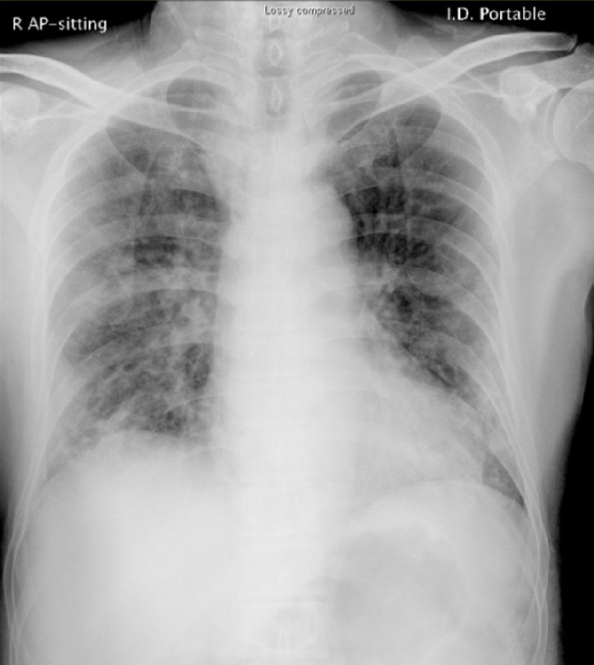
#> input picture xray_dataset_covid19/test/PNEUMONIA/ryct.2020200034.fig5-day7.jpeg, 1187 x 1330 px (shown at 1/2 size)
$ jupyter execute --allow-errors '从模型目录加载模型.ipynb'
#> lines starting #> are read from the running program, lines starting #| are printed output that depends on the picture
## 从模型目录加载模型到notebook

[cell 1]
from ads.catalog.model import ModelCatalog
from ads.common.model_artifact import ModelArtifact
from matplotlib import pyplot as plt
import numpy as np
import cv2
import os
import logging
logging.getLogger('tensorflow').disabled = True

# 下载模型
#> (the rest of this cell did not finish here and is left out)

## 用模型检测胸透图片是否有肺炎

[cell 2]
# 读取图片
img_dims = 150
imagePath='xray_dataset_covid19/test/PNEUMONIA/ryct.2020200034.fig5-day7.jpeg'
img = cv2.imread(imagePath,0)
#> img: shape (1330, 1187); min 0, max 255, mean 165.3
img = cv2.resize(img, (img_dims, img_dims))
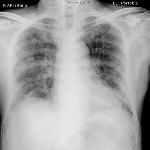
#> img: shape (150, 150); min 0, max 235, mean 165.3
img = np.dstack([img, img, img])
#> img: shape (150, 150, 3)
img = img.astype('float32') / 255
test_data = np.array([img])

# 预测结果
#> (the rest of this cell did not finish here and is left out)


$ run again, with xray_dataset_covid19/test/PNEUMONIA/ryct.2020200034.fig5-day4.jpeg copied over xray_dataset_covid19/test/PNEUMONIA/ryct.2020200034.fig5-day7.jpeg
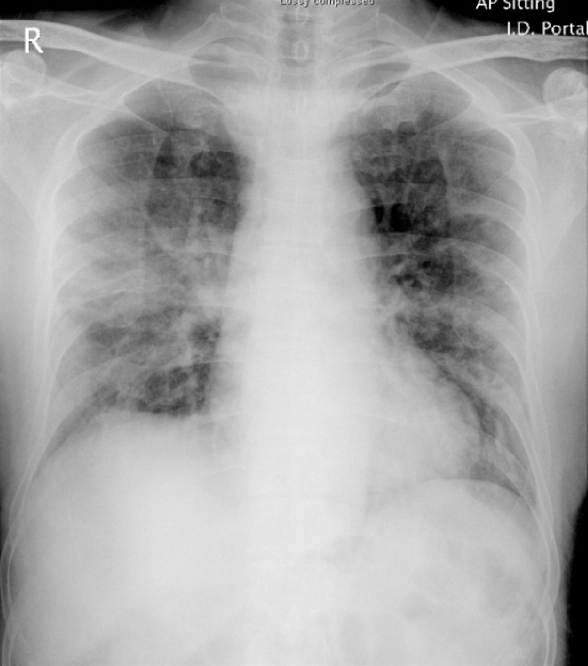
#> input picture xray_dataset_covid19/test/PNEUMONIA/ryct.2020200034.fig5-day4.jpeg, 1175 x 1332 px (shown at 1/2 size)
#> img is the input picture: shape (1332, 1175); min 0, max 255, mean 167.3
#> `img = cv2.resize(img, (img_dims, img_dims))`:
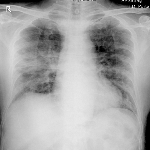
#> img: shape (150, 150); min 0, max 255, mean 167.2
